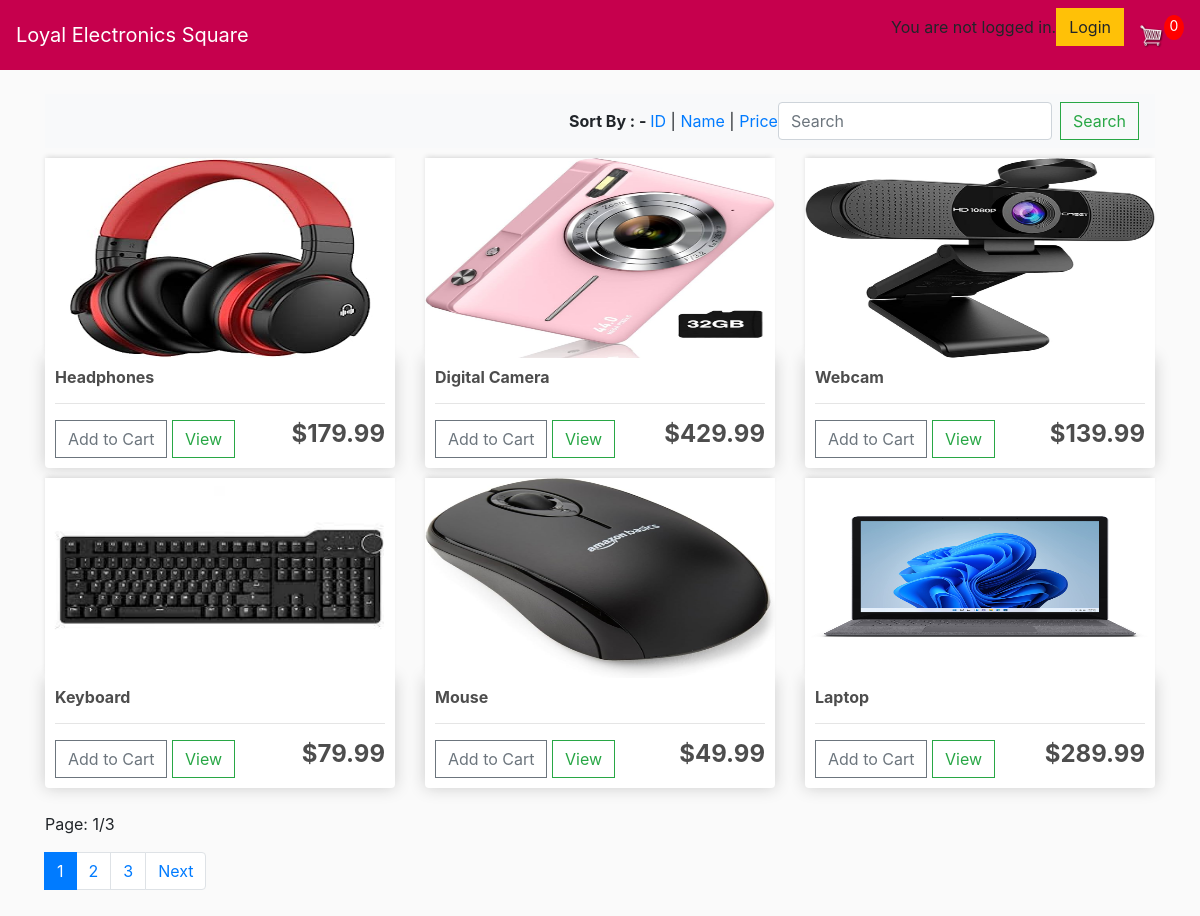
The page / on the database its author committed.
### store/models.py (models this page shows, shortened)
class Product(models.Model):
    name = models.CharField(max_length=200, null=True)
    price = models.DecimalField(max_digits=10, decimal_places=2)
    digital = models.BooleanField(default=False, null=True, blank=False)
    image = models.ImageField(null=True, blank=True)

### store/views.py (the view)
# urls.py: path('', include('store.urls')),
def store(request):
     if request.user.is_authenticated:
          customer = request.user.customer
          order, created = Order.objects.get_or_create(customer=customer, complete=False)
          items = order.orderitem_set.all()
          cartItems = order.get_cart_items
     else:
          items = []
          order = {'get_cart_total':0, 'get_cart_items':0, 'shipping':False}
          cartItems = order['get_cart_items']
     if 'q' in request.GET:
          q = request.GET['q']
          products = Product.objects.filter(name__icontains=q)
     else:
          products = Product.objects.all()
     page = Paginator(products, 6)
     page_list = request.GET.get('page')
     page = page.get_page(page_list)
     products = Product.objects.all()
     context = {'products':products, 'cartItems':cartItems, 'page': page}
     return render(request, 'store/store.html', context)

### store/templates/store/Store.html (shortened to what this page needs)
{% extends 'store/main.html' %}
{% load static %}
{% block content %}
	<nav class="navbar navbar-light bg-light justify-content-end">
		<div>
			<b>Sort By : - </b>
			<a href="{% url 'product_list' %}?filter={{ filter }}&orderby=id">ID</a> |
			<a href="{% url 'product_list' %}?filter={{ filter }}&orderby=name">Name</a> |
			<a href="{% url 'product_list' %}?filter={{ filter }}&orderby=price">Price</a>
		</div>
		<form class="form-inline">
		<input class="form-control mr-sm-2" name="q" type="search" placeholder="Search" aria-label="Search">
		<button class="btn btn-outline-success my-2 my-sm-0" type="submit">Search</button>
		</form>
  	</nav>
	<div class="row">
		{% for product in page.object_list %}
		<div class="col-lg-4">
			<img class="thumbnail" src="{{product.image.url}}">
			<div class="box-element product">
				<h6><strong>{{product.name}}</strong></h6>
				<hr>
				<button data-product="{{product.id}}" data-action="add" class="btn btn-outline-secondary add-btn update-cart">Add to Cart</button>
				<a class="btn btn-outline-success" href="{% url 'product' product.id %}">View</a>
				<h4 style="display: inline-block; float: right"><strong>
				${{product.price|floatformat:2}}</strong></h4>
			</div>
		</div>
		{% endfor %}
	</div>
	<br>
	<p>Page: {{ page.number }}/{{ page.paginator.num_pages}}</p>
	<nav aria-label="...">
		<ul class="pagination">
			{% for num_page in page.paginator.page_range %}
			<br/>
			{% if page.number == num_page %}
			<li class="page-item active" aria-current="page">
				<a class="page-link" href="{% url 'store' %}?page={{ num_page }}">{{ num_page }}</a>
			</li>
			{% else %}
			<li class="page-item" aria-current="page">
				<a class="page-link" href="{% url 'store' %}?page={{ num_page }}">{{ num_page }}</a>
			</li>
			{% endif %}
			<br/>
			{% endfor %}
			<li class="page-item">
				{% if page.has_next %}
				<a class="page-link" href="{% url 'store' %}?page={{ page.next_page_number }}">Next</a>
				{% endif %}
			</li>
		</ul>
	  </nav>
{% endblock content %}

### static/css/main.css (style rules this page uses)
body { background-color: hsl(0, 0%, 98%); }
h1,h2,h3,h4,h5,h6 { color:hsl(0, 0%, 30%); }
.box-element { box-shadow:hsl(0, 0%, 80%) 0 0 16px; background-color: #fff; border-radius: 4px; padding: 10px; }
.thumbnail { width: 100%; height: 200px; -webkit-box-shadow: -1px -3px 5px -2px rgba(214,214,214,1); -moz-box-shadow: -1px -3px 5px -2px rgba(214,214,214,1); box-shadow: -1px -3px 5px -2px rgba(214,214,214,1); }
.product { border-radius: 0 0 4px 4px; }
.col-lg-4, .col-lg-6, .col-lg-8, .col-lg-12 { margin-top: 10px; }
.btn { border-radius: 0; }

### rows shown on the page
Product: image (picture), name "Headphones", price "179.99"
Product: image (picture), name "Digital Camera", price "429.99"
Product: image (picture), name "Webcam", price "139.99"
Product: image (picture), name "Keyboard", price "79.99"
Product: image (picture), name "Mouse", price "49.99"
Product: image (picture), name "Laptop", price "289.99"

### other values the page prints
{{ cartItems }} "0"
{{ page.number }} "1"
{{ page.paginator.num_pages }} "3"
{{ num_page }} "1"
{{ num_page }} "2" "3"
